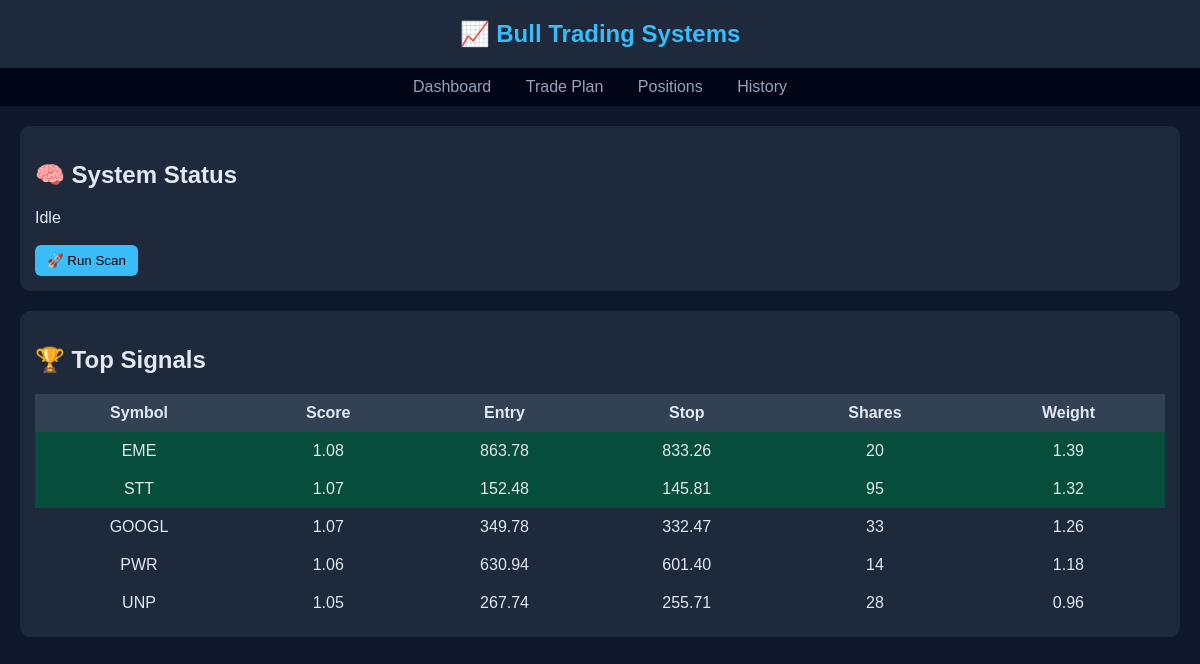
Before: / with the older database file.
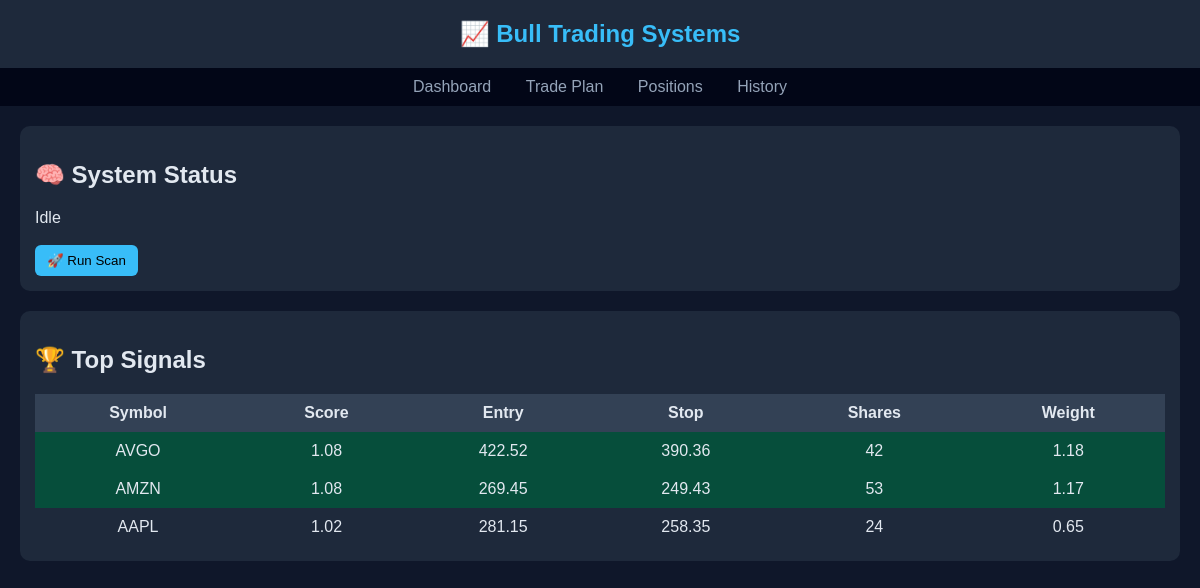
After: the same page with the newer database file.
### tables this page shows
CREATE TABLE scan_results (
    id INTEGER PRIMARY KEY AUTOINCREMENT,
    symbol TEXT,
    score REAL,
    entry_price REAL,
    stop_price REAL,
    target_price REAL,
    strong INTEGER,
    scan_time TEXT
, shares INTEGER, weight REAL);

### webapp.py (the view)
@app.route("/")
def dashboard():
    results = get_scan_results()
    return render_template(
        "dashboard.html",
        top5=results[:5],
        strong=[r for r in results if r["strong"]]
    )

### webapp.py (called while the page is built)
def get_scan_results():
    conn = sqlite3.connect(DB_PATH)
    c = conn.cursor()
    c.execute("""
        SELECT symbol, score, entry_price, stop_price, target_price, strong, shares, weight
        FROM scan_results
        ORDER BY score DESC
    """)
    rows = c.fetchall()
    conn.close()
    return [
        {
            "symbol": r[0],
            "score": float(r[1]),
            "entry": float(r[2]),
            "stop": float(r[3]),
            "target": float(r[4]),
            "strong": bool(r[5]),
            "shares": int(r[6]) if r[6] else 0,
            "weight": float(r[7]) if r[7] else 1.0
        }
        for r in rows
    ]

### templates/dashboard.html (shortened to what this page needs)
{% extends "base.html" %}
{% block content %}
<div class="card">
    <h2>🧠 System Status</h2>
    <div id="status_text">Idle</div>
    <br>
    <button onclick="runScan()">🚀 Run Scan</button>
</div>
<div class="card">
    <h2>🏆 Top Signals</h2>
    <table>
        <tr>
            <th>Symbol</th>
            <th>Score</th>
            <th>Entry</th>
            <th>Stop</th>
            <th>Shares</th>
            <th>Weight</th>
        </tr>
        {% for r in top5 %}
        <tr style="
            {% if loop.index <= 2 %}
                background-color:#064e3b;
            {% elif r.weight > 1.3 %}
                background-color:#033a2c;
            {% endif %}
        ">
            <td>{{ r.symbol }}</td>
            <td>{{ "%.2f"|format(r.score) }}</td>
            <td>{{ "%.2f"|format(r.entry) }}</td>
            <td>{{ "%.2f"|format(r.stop) }}</td>
            <td>{{ r.shares }}</td>
            <td>{{ "%.2f"|format(r.weight) }}</td>
        </tr>
        {% endfor %}
    </table>
</div>
{% endblock %}

### templates/base.html (shortened to what this page needs)
<!DOCTYPE html>
<html>
<head>
</head>
<body>
    <header>📈 Bull Trading Systems</header>
    <nav>
        <a href="/">Dashboard</a>
        <a href="/trade_plan">Trade Plan</a>
        <a href="/positions">Positions</a>
        <a href="/history">History</a>
    </nav>
    <div class="container">
        {% block content %}{% endblock %}
    </div>
</body>
</html>

### templates/base.html (style rules this page uses)
body { font-family: Arial, sans-serif; background-color: #0f172a; color: #e2e8f0; margin: 0; padding: 0; }
header { background: #1e293b; padding: 20px; font-size: 24px; font-weight: bold; text-align: center; color: #38bdf8; }
nav { background: #020617; padding: 10px; text-align: center; }
nav a { color: #94a3b8; margin: 0 15px; text-decoration: none; }
.container { padding: 20px; }
.card { background: #1e293b; padding: 15px; border-radius: 10px; margin-bottom: 20px; }
table { width: 100%; border-collapse: collapse; }
th { background: #334155; padding: 10px; }
td { padding: 10px; text-align: center; }
tr:nth-child(even) { background: #1e293b; }
button { background: #38bdf8; border: none; padding: 8px 12px; border-radius: 6px; cursor: pointer; }

Changed rows visible on the page:
removed scan_results: symbol "EME", score "1.08", entry "863.78", stop "833.26", shares "20", weight "1.39"
removed scan_results: symbol "STT", score "1.07", entry "152.48", stop "145.81", shares "95", weight "1.32"
removed scan_results: symbol "GOOGL", score "1.07", entry "349.78", stop "332.47", shares "33", weight "1.26"
removed scan_results: symbol "PWR", score "1.06", entry "630.94", stop "601.40", shares "14", weight "1.18"
removed scan_results: symbol "UNP", score "1.05", entry "267.74", stop "255.71", shares "28", weight "0.96"
added scan_results: symbol "AVGO", score "1.08", entry "422.52", stop "390.36", shares "42", weight "1.18"
added scan_results: symbol "AMZN", score "1.08", entry "269.45", stop "249.43", shares "53", weight "1.17"
added scan_results: symbol "AAPL", score "1.02", entry "281.15", stop "258.35", shares "24", weight "0.65"
